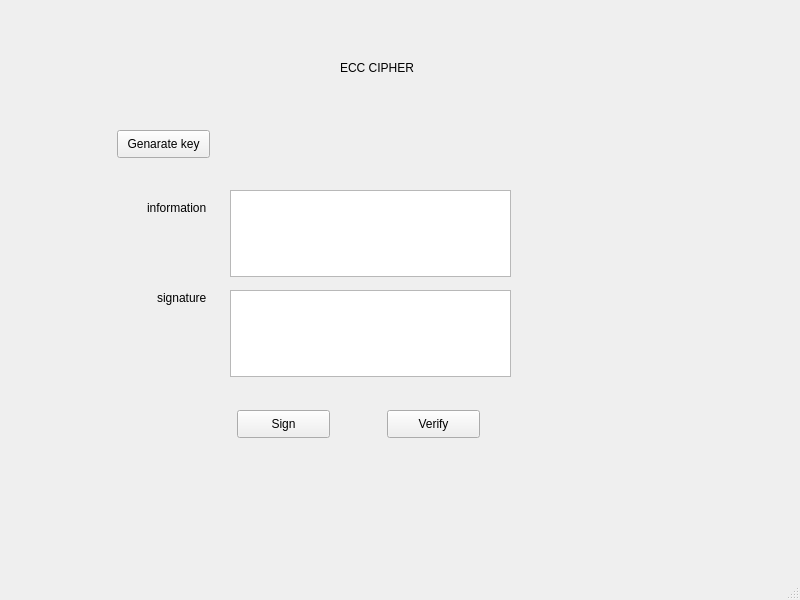
<?xml version="1.0" encoding="UTF-8"?>
<ui version="4.0">
 <class>MainWindow</class>
 <widget class="QMainWindow" name="MainWindow">
  <property name="geometry">
   <rect>
    <x>0</x>
    <y>0</y>
    <width>800</width>
    <height>600</height>
   </rect>
  </property>
  <property name="windowTitle">
   <string>MainWindow</string>
  </property>
  <widget class="QWidget" name="centralwidget">
   <widget class="QLabel" name="label_5">
    <property name="geometry">
     <rect>
      <x>147</x>
      <y>200</y>
      <width>71</width>
      <height>16</height>
     </rect>
    </property>
    <property name="text">
     <string>information</string>
    </property>
   </widget>
   <widget class="QTextEdit" name="txt_info">
    <property name="geometry">
     <rect>
      <x>230</x>
      <y>190</y>
      <width>281</width>
      <height>87</height>
     </rect>
    </property>
   </widget>
   <widget class="QPushButton" name="btn_sign">
    <property name="geometry">
     <rect>
      <x>237</x>
      <y>410</y>
      <width>93</width>
      <height>28</height>
     </rect>
    </property>
    <property name="text">
     <string>Sign</string>
    </property>
   </widget>
   <widget class="QPushButton" name="btn_gen_keys">
    <property name="geometry">
     <rect>
      <x>117</x>
      <y>130</y>
      <width>93</width>
      <height>28</height>
     </rect>
    </property>
    <property name="text">
     <string>Genarate key</string>
    </property>
   </widget>
   <widget class="QPushButton" name="btn_verify">
    <property name="geometry">
     <rect>
      <x>387</x>
      <y>410</y>
      <width>93</width>
      <height>28</height>
     </rect>
    </property>
    <property name="text">
     <string>Verify</string>
    </property>
   </widget>
   <widget class="QLabel" name="label_6">
    <property name="geometry">
     <rect>
      <x>157</x>
      <y>290</y>
      <width>55</width>
      <height>16</height>
     </rect>
    </property>
    <property name="text">
     <string>signature</string>
    </property>
   </widget>
   <widget class="QTextEdit" name="txt_sign">
    <property name="geometry">
     <rect>
      <x>230</x>
      <y>290</y>
      <width>281</width>
      <height>87</height>
     </rect>
    </property>
   </widget>
   <widget class="QLabel" name="label">
    <property name="geometry">
     <rect>
      <x>340</x>
      <y>60</y>
      <width>101</width>
      <height>16</height>
     </rect>
    </property>
    <property name="text">
     <string>ECC CIPHER</string>
    </property>
   </widget>
  </widget>
  <widget class="QMenuBar" name="menubar">
   <property name="geometry">
    <rect>
     <x>0</x>
     <y>0</y>
     <width>800</width>
     <height>26</height>
    </rect>
   </property>
  </widget>
  <widget class="QStatusBar" name="statusbar"/>
 </widget>
 <resources/>
 <connections/>
</ui>
